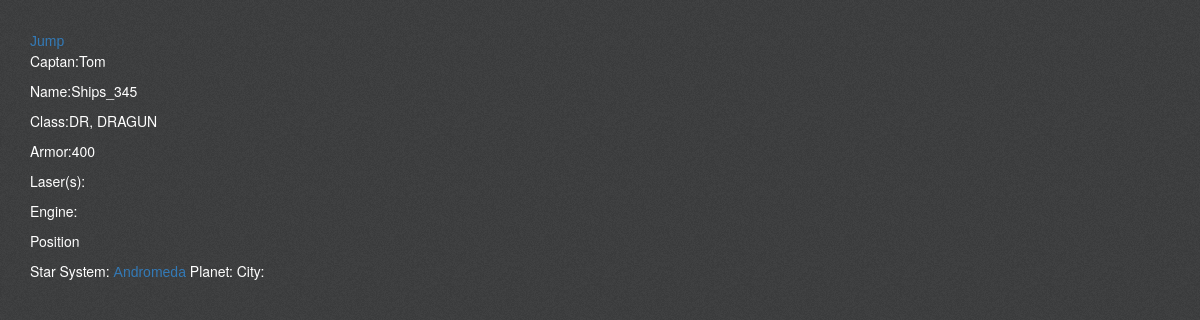
/ship/2, run on an earlier commit of the app's database.
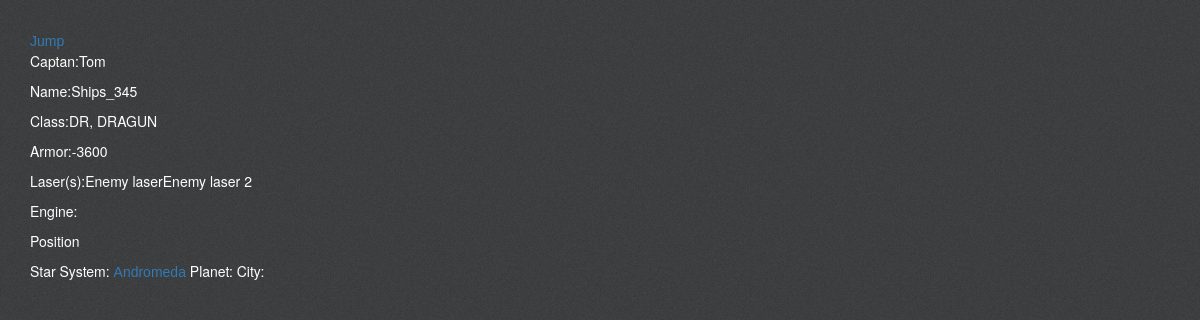
And on a later commit of the database.
### Character/models.py (models this page shows, shortened)
class Ship(models.Model):
    character_id = models.ForeignKey(Character,null=True, blank=True)
    system_id = models.ForeignKey(StarSystem,null=True, blank=True)
    planet_id = models.ForeignKey(Planet,null=True, blank=True)
    city_id = models.ForeignKey(City,null=True, blank=True)
    SHIP_CLASS = (("DR","DRAGUN"),
        ("HS","HeavyShip"),
        ("MD","Medical"),("CG","CargoShip"))
    name_ship = models.CharField(max_length=100)
    ship_class = models.CharField(max_length=3,choices=SHIP_CLASS,default="DR")
    armor = models.IntegerField(default=400)
    load = models.IntegerField(default=10000)
    laser_count = models.IntegerField(default=1)
    evasion = models.IntegerField(default=0)

class Character(models.Model):
    DICE = ((4,'Four'),(6,'Six'),(8,"Eight"),(10,"Ten"),(12,"twelve"))
    user_id = models.ForeignKey(User,null=True, blank=True)
    name_character = models.CharField(max_length=100)
    level = models.IntegerField(default = 1)
    exp = models.IntegerField(default = 0)
    points = models.IntegerField(default= 0)
    image = models.ImageField(null=True, blank=True, upload_to='character_image/%Y/%m/%d')
    credits = models.IntegerField(default= 1000)
    is_active = models.BooleanField(default=False)
    accurancy = models.IntegerField(default=4,choices=DICE)
    defence = models.IntegerField(default=4,choices=DICE)

class Laser_ship(models.Model):
    ship_id = models.ForeignKey(Ship,null=True, blank=True)
    price = models.DecimalField(max_digits=19, decimal_places=2)
    name_laser = models.CharField(max_length=100)
    power = models.IntegerField(default=1000)
    mobility = models.IntegerField(default=1)
    durability = models.IntegerField(default=1000)
    weight = models.IntegerField(default=500)
    def __str__(self):
        return self.name_laser

### SpaceMap/models.py (models this page shows, shortened)
class StarSystem(models.Model):
	STAR_COLORS = (
		("#ff0000","Red"),
		('#ffff66','Yellow'),
		('#66ffff','Blue',),
		('#ff66cc','Purpul'),
		('#ccff99','Green')
		)
	pos_x= models.IntegerField()
	pos_y= models.IntegerField()
	size = models.FloatField(null=True, blank=True)
	color = models.CharField(max_length=8, choices=STAR_COLORS)
	temp = models.FloatField(null=True, blank=True)
	name_system =models.CharField(max_length=50)
	mass = models.FloatField(null=True, blank=True)
	def get_absolute_url(self):
		return reverse("Space:system_map", kwargs={"id": self.id})

### Character/views.py (the view)
# urls.py: url(r'^ship/(?P<id>[\w-]+)$', ship_interface, name="ship_interface" ),
def ship_interface(request,id):
	ship = Ship.objects.get(id=int(id))
	lasers = Laser_ship.objects.filter(ship_id=ship)
	engine = Engine_ship.objects.filter(ship_id=ship)
	context = {
		"title":"Ship",
		"ship":ship,
		"lasers": lasers,
		"engine": engine
	}
	request.session.__setitem__("round","1")
	print(request.session.get("round"))
	return render(request,
		"Character/ship_interface.html",
		context)

### templates/Character/ship_interface.html
{% extends "base.html"%}
{% load staticfiles %}
{% block content %}
<header>
	<a href="/space/">Jump</a>
</header>
<div style="color:White">
	<p>Captan:{{ship.character_id.name_character}}</p>
	<p>Name:{{ship.name_ship}}</p>
	<p>Class:{{ship.ship_class}},
	{% for class in ship.SHIP_CLASS %}
		{% if class.0 == ship.ship_class %}
			{{class.1}}
		{% endif %}
	{% endfor %}</p>
	<p>Armor:{{ship.armor}}</p>
	<p>Laser(s):{%for laser in lasers %}{{laser}}{% endfor %}</p>
	<p>Engine:{{ engine.name_engine }}</p>
	<p>Position</p>
	Star System: <a href="{{ship.system_id.get_absolute_url}}">		{{ship.system_id.name_system}}
	</a>
	Planet: {{ship.planet_id.name_system}}
	City: {{ship.city_id.name_system}}
</div>
{% endblock content%}

### templates/base.html (shortened to what this page needs)
<!DOCTYPE html>
{% load staticfiles %}
<html lang="en">
<head>
	<link rel="stylesheet" href="https://maxcdn.bootstrapcdn.com/bootstrap/3.3.7/css/bootstrap.min.css">
	<link rel="stylesheet" href="https://maxcdn.bootstrapcdn.com/bootstrap/3.3.7/css/bootstrap-theme.min.css">
	<link rel="stylesheet" href="{% static 'css/pencss/uipen.css' %}">
</head>
<body>
{% block content%}
{% endblock content%}
</body>
</html>

### static/css/pencss/uipen.css (style rules this page uses)
body { margin: 0; padding: 0; background: url('../../img/png/noise.png') repeat; padding: 30px; }
a, input[type='radio'] + label { text-align: center; display: inline-block; text-decoration: none; cursor: pointer; font-family: 'Trebuchet MS', Helvetica, sans-serif; }
p { color: white }

What changed in the data, as far as the page shows it:
changed Ship "Ships_345": armor "400" → "-3600"
added Laser_ship: name_laser "Enemy laser"
added Laser_ship: name_laser "Enemy laser 2"
